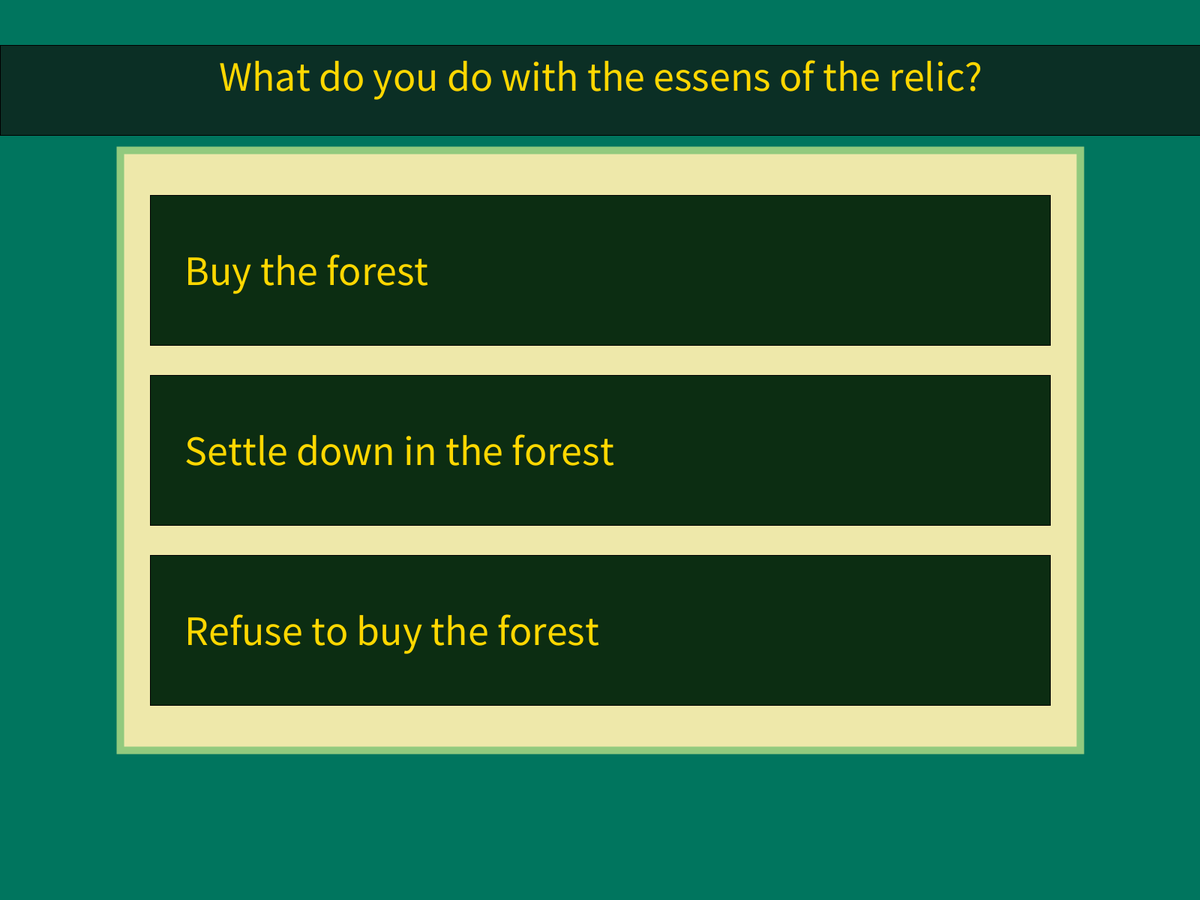
Frame 1 (no input)
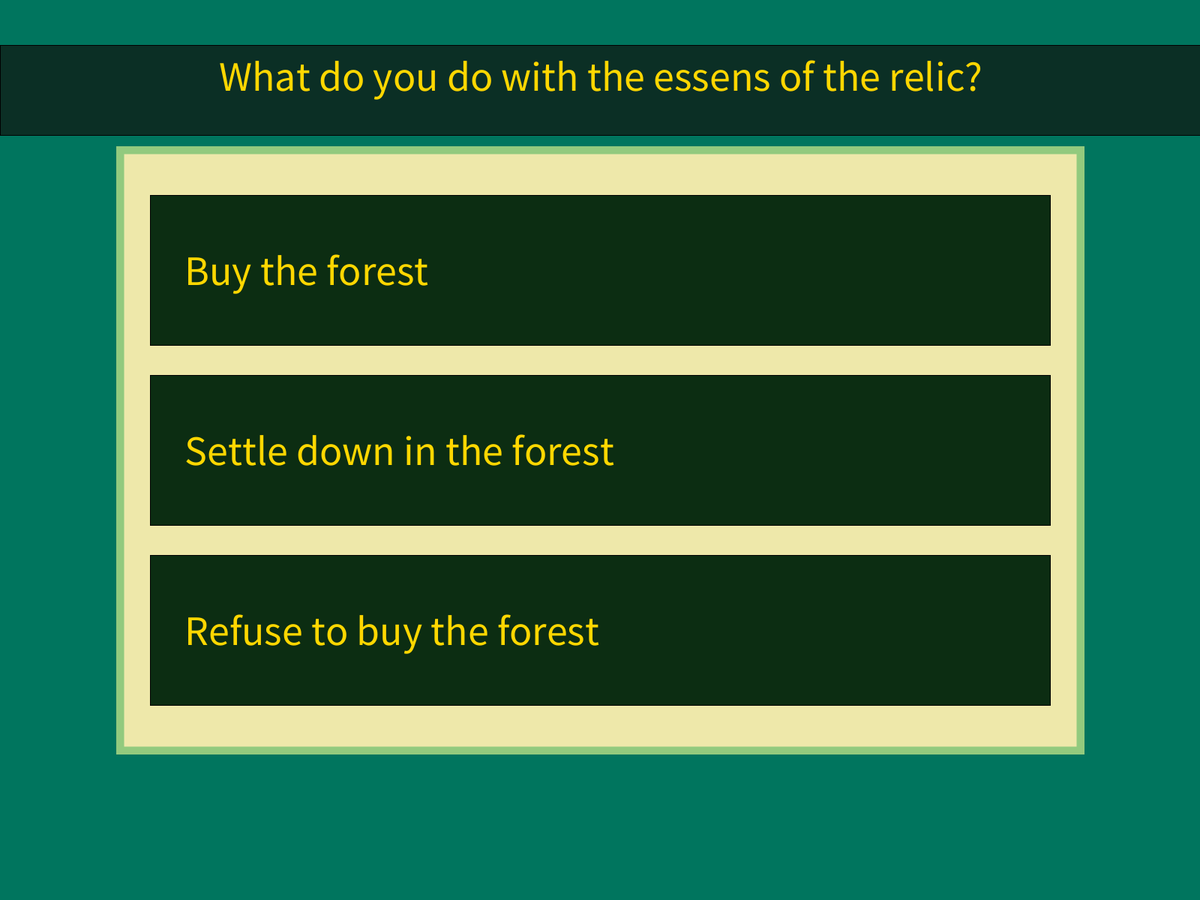
Frame 60 (the mouse pressed at the canvas centre just before this capture)
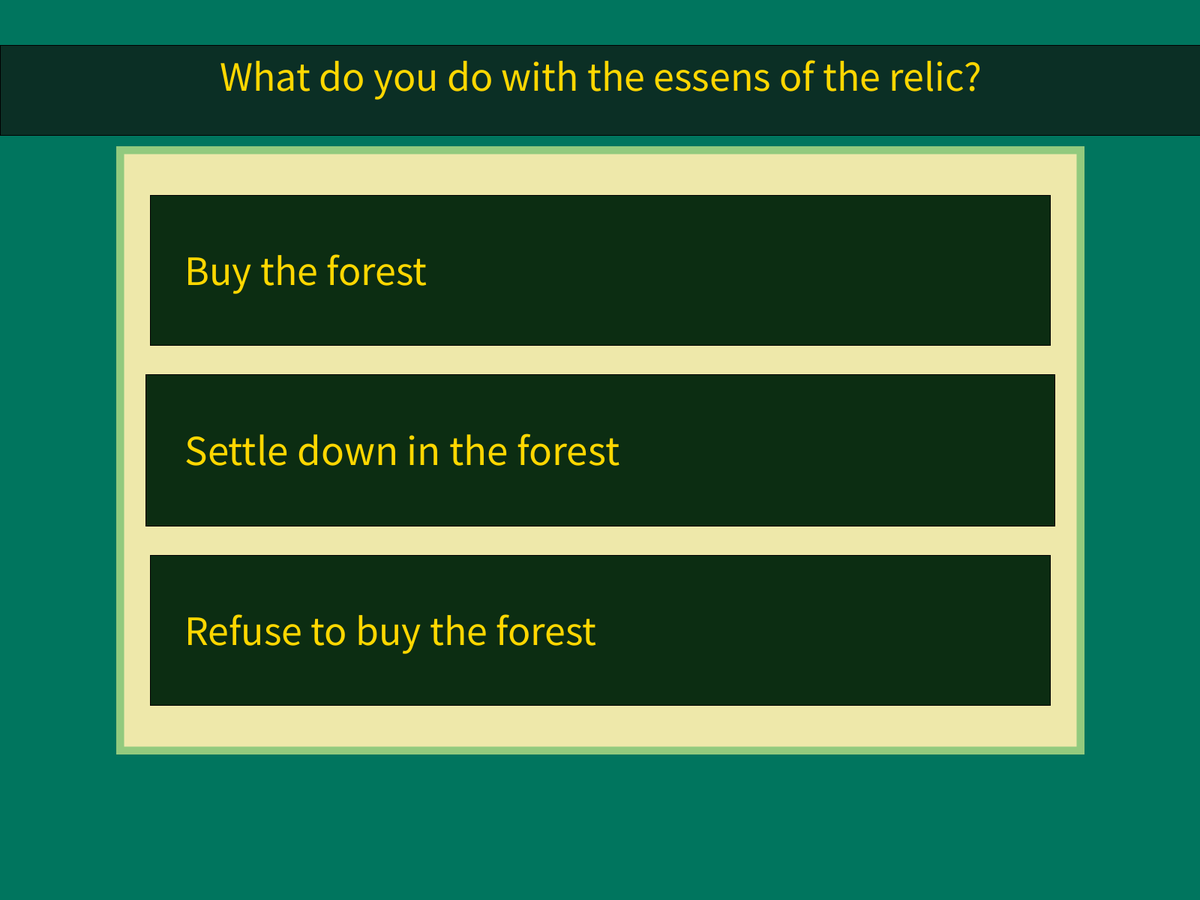
Frame 120 (the mouse held since frame 60 and released just before this capture)

The Processing sketch that drew these frames (run headless with seeded random() and noise(); from frame 60 on, the mouse is pressed at the canvas centre):

// Processing sketch: scene_frontpage
// ── scene_frontpage.pde
int backgroundColour = #00755e; 
int jungleVinesColour = #92ca7e;
int startButtonColour = #0c2d12;
int goldColour = #FFD700;
int palegoldenrod = #EEE8AA;
int titleColour = #0028ff;



int TreesCut = 0;
int ChoiceValue = 0;



Button Buy_the_forest;
Button Settle_down_in_the_forest;
Button Refuse_to_buy_the_forest;



void setup() {
  background(backgroundColour);


fullScreen();

  mainframe();
Buy_the_forest = new Button(1,"Buy the forest");
Settle_down_in_the_forest = new Button(2,"Settle down in the forest");
Refuse_to_buy_the_forest = new Button(3,"Refuse to buy the forest");


}


void draw() {
  
  ButtonForEndChoiceHome();
  
  Buy_the_forest.display();

  
  Settle_down_in_the_forest.display();

  
  Refuse_to_buy_the_forest.display();



}
 void mouseClicked(){
   Buy_the_forest.Buy_the_forestVOID();
   Settle_down_in_the_forest.Buy_the_forestVOID();
   Refuse_to_buy_the_forest.Refuse_to_buy_the_forestVOID();  
   
 
 }

// ── ButtonForEndChoiceHome.pde
void ButtonForEndChoiceHome() {
  rectMode(CENTER);
  fill(#0b2f25);
  rect(width/2, height/10, width, height/10);
  textAlign(CENTER);
  fill(goldColour);
  strokeWeight(1);
  stroke(0);
  textSize(mainscreentextSize);
  text("What do you do with the essens of the relic?", (width/2)+1, (height*2/3)+1, width/3*5, height*12/10);
  rectMode(CORNER);

  rectMode(CENTER);
  stroke(jungleVinesColour);
  strokeWeight(10);
  fill(palegoldenrod);
  rect(mainframeX, mainframeY, mainframeW, mainframeH);
  rectMode(CORNER);




}

// ── button_class.pde
class Button {

  float x;
  float y;
  float buttonNumber;

  float grow = 1;

  String buttontext;
  boolean exit;
  public int scene;
  
  Button(float buttonNumber, String buttontext) { // float og string er parameter til constucten

    this.buttonNumber = buttonNumber;
    x = mainframeX;
    y = mainframeY*0.5 * (0.4 + 0.8 * buttonNumber);
    this.buttontext=buttontext; //this er referance til classen som jeg har refereret til i linje 5 (this = linje 5 i dette tilfælde) (parameteret er defineret i linje 14)

    if (this.buttonNumber == 1) { 
      scene = 1;
    }


  }






  void display() {
    // boolean hvis det under går i opfyldelse --> set grow 1.01 ellers sæt til 1
    if (mouseX >= x-width/4*3/2 && mouseX <= x + width/4*3/2 && mouseY >y-mainframeY/3/2 && mouseY <= y + mainframeY/3/2) {
      grow = 1.01;
    } else grow = 1;      

    if (mousePressed && mouseButton == LEFT && mouseX >= x-width/4*3/2 && mouseX <= x + width/4*3/2 && mouseY >y-mainframeY/3/2 && mouseY <= y + mainframeY/3/2) {

      grow = 0.99;
      startButtonColour = #244229;
    } else startButtonColour = #0c2d12;
   




    stroke(1);
    strokeWeight(1);
    fill(startButtonColour);
    rectMode(CENTER);
    rect(x, y, (width*3/4) * grow, (mainframeY/3) * grow);
    displayText();
    rectMode(CORNER);
      
  }

  void displayText() {

    textAlign(LEFT);
    fill(goldColour);
    textSize((mainscreentextSize)*grow*grow); // fjern hardcoding
    text(buttontext, width/6-20, y+20);
  }






  void Buy_the_forestVOID() {
    if (mouseX >= x-width/4*3/2 && mouseX <= x + width/4*3/2 && mouseY >y-mainframeY/3/2 && mouseY <= y + mainframeY/3/2) {
      if(TreesCut == 6) {
        ChoiceValue = 1;
      }
    }
  }
  void Settle_down_in_the_forestVOID() {
    if (mouseX >= x-width/4*3/2 && mouseX <= x + width/4*3/2 && mouseY >y-mainframeY/3/2 && mouseY <= y + mainframeY/3/2) {
      if(TreesCut < 5 && TreesCut > 2) {
        ChoiceValue = 2;
      }
    }
  }

  void Refuse_to_buy_the_forestVOID() {
    
    if (mouseX >= x-width/4*3/2 && mouseX <= x + width/4*3/2 && mouseY >y-mainframeY/3/2 && mouseY <= y + mainframeY/3/2) {
      if(TreesCut == 0) {
        ChoiceValue = 3;
      }
    }
   }
}

// ── character_class.pde
//class Character {
  
  
  
  
//  rect(float buttonNumber, String buttontext) {
  
  
  
  
  
  
  
  
  
  
  
  
  
  
  
  
  
  
  
//}

// ── object_values.pde
int mainframeX;
int mainframeY;
int mainframeW;
int mainframeH;
float mainscreentextSize;  
  
void mainframe() {
  
  
  mainframeX = width/2;
  
  mainframeY = height/2;
  
  mainframeW = width*8/10;
  
  mainframeH = height*2/3;

  mainscreentextSize  = 0.035*width;
}
